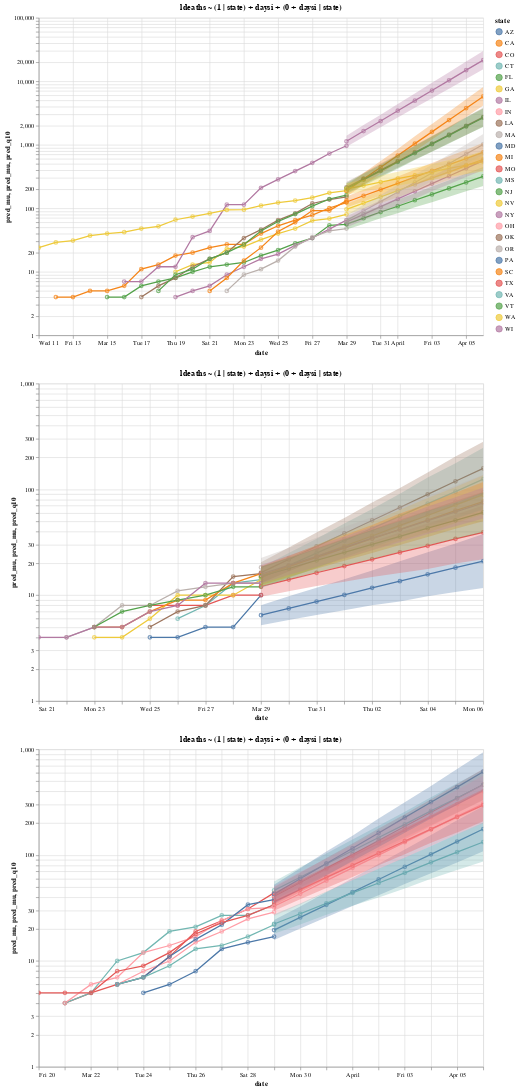

Write notebook code for a chart like this one.
### Markdown cell above
#### 03-27
Exponential growth in NYC is tapering off, but estimate takes previous 7 days of data, so it's still estimating high growth.

### Code cell
def plot_preds_act(pred, actual, form, x = "daysi", log=True, keep_group=None):
    color = "state"
    yargs = {}
    if log:
        yargs['scale'] = lgs
    y = "pred_mu"

    state_mapping = cvs.clf_states_mapping(actual, topn=10)
    actual = actual.assign(pred_mu=lambda x: x["death"], state_group=lambda x: x.state.map(state_mapping))
    pred = pred.assign(state_group=lambda x: x.state.map(state_mapping))
    
    if keep_group is not None:
        actual = actual.query("state_group == @keep_group")
        pred = pred.query("state_group == @keep_group")

    def deco(ch):
        h = ch.mark_line().encode(
            x=A.X(x, title=x),
            y=A.Y(y, title=y, **yargs),
            color=color,
            tooltip=[color, x, y],
        )
        return h

    h_act = deco(Chart(actual))
    h_est = deco(Chart(pred))
    h_est_err = h_est.mark_errorband().encode(
        y="pred_q10", y2="pred_q90", x=x, color=color
    )

    ch_act = h_act + h_act.mark_point()
    ch_est = h_est + h_est.mark_point() + h_est_err
#     return ch_est
    save_ch = (ch_act + ch_est).properties(title=form, height=500, width=700)
    return save_ch.interactive()


states_low_deaths = dfd.groupby('state').death.max().pipe(lambda x: x[x < 10]).index.tolist()

# bf(ldeaths ~ (1 | state) + daysi + (0 + daysi | state))
form2 = "ldeaths ~ (1 | state) + daysi + (0 + daysi | state)"

pdfsim = dfsim2_preds.query("state not in @states_low_deaths")
pdfd = dfd.query("state not in @states_low_deaths")

# m2pl_lin = plot_preds_act(pred=pdfsim, actual=pdfd, form=form2, x='date', log=0).properties(width=900, height=600)
m2pl_log = plot_preds_act(pred=pdfsim, actual=pdfd, form=form2, x='date', log=1).properties(width=900, height=600)

# with A.data_transformers.enable('default'):
#     A.Chart.save(m2pl_lin, '../fig/m2_pred_lin_0324.png')

# with A.data_transformers.enable('default'):
#     A.Chart.save(m2pl_log, '../fig/m2_pred_log_0324.png')

_ch0 = plot_preds_act(pred=pdfsim, actual=pdfd, form=form2, x='date', log=1, keep_group=0)
_ch1 = plot_preds_act(pred=pdfsim, actual=pdfd, form=form2, x='date', log=1, keep_group=1)
_ch2 = plot_preds_act(pred=pdfsim, actual=pdfd, form=form2, x='date', log=1, keep_group=2)
(_ch0 & _ch1 & _ch2)
